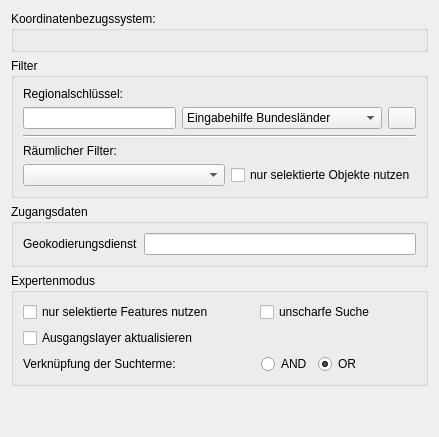
      <widget class="QWidget" name="config_request_output_tab">
       <attribute name="title">
        <string>Anfrage/Ausgabe konfigurieren</string>
       </attribute>
       <layout class="QVBoxLayout" name="verticalLayout_5">
        <item>
         <widget class="QGroupBox" name="groupBox_2">
          <property name="autoFillBackground">
           <bool>false</bool>
          </property>
          <property name="title">
           <string>Koordinatenbezugssystem:</string>
          </property>
          <property name="flat">
           <bool>false</bool>
          </property>
          <property name="checkable">
           <bool>false</bool>
          </property>
          <property name="checked">
           <bool>false</bool>
          </property>
          <layout class="QVBoxLayout" name="verticalLayout_8">
           <item>
            <widget class="QgsProjectionSelectionWidget" name="outputprojection_projectionselectionwidget">
             <property name="sizePolicy">
              <sizepolicy hsizetype="Expanding" vsizetype="Preferred">
               <horstretch>0</horstretch>
               <verstretch>0</verstretch>
              </sizepolicy>
             </property>
             <property name="minimumSize">
              <size>
               <width>0</width>
               <height>0</height>
              </size>
             </property>
             <property name="maximumSize">
              <size>
               <width>16777215</width>
               <height>16777215</height>
              </size>
             </property>
             <property name="toolTip">
              <string>&lt;html&gt;&lt;head/&gt;&lt;body&gt;&lt;p&gt;Hier können Sie das gewünschte Ziel-Koordinatensystem angeben, in welches geokodiert werden soll.&lt;/p&gt;&lt;/body&gt;&lt;/html&gt;</string>
             </property>
            </widget>
           </item>
          </layout>
         </widget>
        </item>
        <item>
         <widget class="QGroupBox" name="groupBox">
          <property name="title">
           <string>Filter</string>
          </property>
          <layout class="QVBoxLayout" name="verticalLayout_4">
           <item>
            <widget class="QLabel" name="label_9">
             <property name="text">
              <string>Regionalschlüssel:</string>
             </property>
            </widget>
           </item>
           <item>
            <layout class="QHBoxLayout" name="horizontalLayout_3">
             <property name="spacing">
              <number>6</number>
             </property>
             <property name="topMargin">
              <number>0</number>
             </property>
             <property name="rightMargin">
              <number>0</number>
             </property>
             <item>
              <widget class="QLineEdit" name="rs_lineedit">
               <property name="sizePolicy">
                <sizepolicy hsizetype="Expanding" vsizetype="Fixed">
                 <horstretch>0</horstretch>
                 <verstretch>0</verstretch>
                </sizepolicy>
               </property>
               <property name="minimumSize">
                <size>
                 <width>150</width>
                 <height>0</height>
                </size>
               </property>
               <property name="toolTip">
                <string>&lt;html&gt;&lt;head/&gt;&lt;body&gt;&lt;p&gt;In diesem Feld kann der Regionalschlüssel* als Filter zur regionalen Eingrenzung des Suchgebietes eingegeben werden.&lt;/p&gt;&lt;p&gt;Dies führt in der Folge dazu, dass nur Treffer innerhalb des gewählten Verwaltungsgebietes (z.B. Bundesland, Kreis, Gemeinde) gefunden werden können.&lt;/p&gt;&lt;/body&gt;&lt;/html&gt;</string>
               </property>
               <property name="clearButtonEnabled">
                <bool>false</bool>
               </property>
              </widget>
             </item>
             <item>
              <widget class="QComboBox" name="rsinputaid_combobox">
               <property name="sizePolicy">
                <sizepolicy hsizetype="Expanding" vsizetype="Fixed">
                 <horstretch>0</horstretch>
                 <verstretch>0</verstretch>
                </sizepolicy>
               </property>
               <property name="minimumSize">
                <size>
                 <width>140</width>
                 <height>0</height>
                </size>
               </property>
               <property name="maximumSize">
                <size>
                 <width>16777215</width>
                 <height>16777215</height>
                </size>
               </property>
               <property name="toolTip">
                <string>&lt;html&gt;&lt;head/&gt;&lt;body&gt;&lt;p&gt;Filtern Sie die Suche nach Bundesländern. &lt;/p&gt;&lt;p&gt;Die Auswahl fügt die Kennzahl des gewählten Bundeslandes in nebenstehendes Textfeld ein.&lt;/p&gt;&lt;/body&gt;&lt;/html&gt;</string>
               </property>
               <property name="editable">
                <bool>false</bool>
               </property>
               <property name="currentIndex">
                <number>0</number>
               </property>
               <property name="maxVisibleItems">
                <number>17</number>
               </property>
               <item>
                <property name="text">
                 <string>Eingabehilfe Bundesländer</string>
                </property>
               </item>
               <item>
                <property name="text">
                 <string comment="01">Schleswig-Holstein</string>
                </property>
               </item>
               <item>
                <property name="text">
                 <string comment="02">Freie und Hansestadt Hamburg</string>
                </property>
               </item>
               <item>
                <property name="text">
                 <string comment="03">Niedersachsen</string>
                </property>
               </item>
               <item>
                <property name="text">
                 <string comment="04">Freie Hansestadt Bremen</string>
                </property>
               </item>
               <item>
                <property name="text">
                 <string>Nordrhein-Westfalen</string>
                </property>
               </item>
               <item>
                <property name="text">
                 <string>Hessen</string>
                </property>
               </item>
               <item>
                <property name="text">
                 <string>Rheinland-Pfalz</string>
                </property>
               </item>
               <item>
                <property name="text">
                 <string>Baden-Württemberg</string>
                </property>
               </item>
               <item>
                <property name="text">
                 <string>Freistaat Bayern</string>
                </property>
               </item>
               <item>
                <property name="text">
                 <string>Saarland</string>
                </property>
               </item>
               <item>
                <property name="text">
                 <string>Berlin</string>
                </property>
               </item>
               <item>
                <property name="text">
                 <string>Brandenburg</string>
                </property>
               </item>
               <item>
                <property name="text">
                 <string>Mecklenburg-Vorpommern</string>
                </property>
               </item>
               <item>
                <property name="text">
                 <string>Freistaat Sachsen</string>
                </property>
               </item>
               <item>
                <property name="text">
                 <string>Sachsen-Anhalt</string>
                </property>
               </item>
               <item>
                <property name="text">
                 <string>Freistaat Thüringen</string>
                </property>
               </item>
              </widget>
             </item>
             <item>
              <widget class="QPushButton" name="rsinfo_button">
               <property name="sizePolicy">
                <sizepolicy hsizetype="Fixed" vsizetype="Fixed">
                 <horstretch>0</horstretch>
                 <verstretch>0</verstretch>
                </sizepolicy>
               </property>
               <property name="maximumSize">
                <size>
                 <width>28</width>
                 <height>24</height>
                </size>
               </property>
               <property name="toolTip">
                <string>&lt;html&gt;&lt;head/&gt;&lt;body&gt;&lt;p&gt;Präzise Informationen zur Suche mit Regionalschlüsseln.&lt;/p&gt;&lt;/body&gt;&lt;/html&gt;</string>
               </property>
               <property name="text">
                <string/>
               </property>
               <property name="icon">
                <iconset>
                 <normaloff>icons/20190619_iconset_mob_wborders_info_2.png</normaloff>icons/20190619_iconset_mob_wborders_info_2.png</iconset>
               </property>
              </widget>
             </item>
            </layout>
           </item>
           <item>
            <widget class="Line" name="line_2">
             <property name="orientation">
              <enum>Qt::Horizontal</enum>
             </property>
            </widget>
           </item>
           <item>
            <widget class="QLabel" name="label_7">
             <property name="text">
              <string>Räumlicher Filter:</string>
             </property>
            </widget>
           </item>
           <item>
            <layout class="QHBoxLayout" name="horizontalLayout_4">
             <property name="topMargin">
              <number>0</number>
             </property>
             <item>
              <widget class="QgsMapLayerComboBox" name="restrictgeom_maplayercombobox">
               <property name="sizePolicy">
                <sizepolicy hsizetype="Expanding" vsizetype="Fixed">
                 <horstretch>0</horstretch>
                 <verstretch>0</verstretch>
                </sizepolicy>
               </property>
               <property name="minimumSize">
                <size>
                 <width>0</width>
                 <height>0</height>
                </size>
               </property>
               <property name="maximumSize">
                <size>
                 <width>16777215</width>
                 <height>16777215</height>
                </size>
               </property>
               <property name="toolTip">
                <string>&lt;html&gt;&lt;head/&gt;&lt;body&gt;&lt;p&gt;Wählen Sie einen Polygonlayer, auf dessen Grenzen die Suche beschränkt werden soll.&lt;/p&gt;&lt;/body&gt;&lt;/html&gt;</string>
               </property>
               <property name="frame">
                <bool>true</bool>
               </property>
               <property name="showCrs">
                <bool>true</bool>
               </property>
              </widget>
             </item>
             <item>
              <widget class="QCheckBox" name="onlyselectedpolygons_checkbox">
               <property name="toolTip">
                <string>&lt;html&gt;&lt;head/&gt;&lt;body&gt;&lt;p&gt;Beschränken Sie die Suche weiter auf lediglich die selektierten Objekte des gewählten Layers.&lt;/p&gt;&lt;/body&gt;&lt;/html&gt;</string>
               </property>
               <property name="text">
                <string>nur selektierte Objekte nutzen</string>
               </property>
              </widget>
             </item>
            </layout>
           </item>
          </layout>
         </widget>
        </item>
        <item>
         <widget class="QgsCollapsibleGroupBox" name="mGroupBox">
          <property name="toolTip">
           <string>&lt;html&gt;&lt;head/&gt;&lt;body&gt;&lt;p&gt;Zur Geokodierung mit dem Plugin BKGGeocoder benötigen sie einen gültigen Nutzer/-innen Identifikator (UUID).&lt;/p&gt;&lt;p&gt;Geben Sie hier die Dienst-URL inclusive der UUID an.&lt;/p&gt;&lt;/body&gt;&lt;/html&gt;</string>
          </property>
          <property name="title">
           <string>Zugangsdaten</string>
          </property>
          <property name="collapsed">
           <bool>true</bool>
          </property>
          <property name="saveCollapsedState">
           <bool>false</bool>
          </property>
          <layout class="QHBoxLayout" name="horizontalLayout_2">
           <item>
            <widget class="QLabel" name="label_2">
             <property name="text">
              <string>Geokodierungsdienst</string>
             </property>
            </widget>
           </item>
           <item>
            <widget class="QLineEdit" name="lineEdit">
             <property name="toolTip">
              <string>&lt;html&gt;&lt;head/&gt;&lt;body&gt;&lt;p&gt;Zur Geokodierung mit dem Plugin BKGGeocoder benötigen sie einen gültigen Nutzer/-innen Identifikator (UUID).&lt;/p&gt;&lt;p&gt;Geben Sie hier die Dienst-URL inclusive der UUID an.&lt;/p&gt;&lt;/body&gt;&lt;/html&gt;</string>
             </property>
            </widget>
           </item>
          </layout>
         </widget>
        </item>
        <item>
         <widget class="QgsCollapsibleGroupBox" name="mGroupBox_2">
          <property name="toolTip">
           <string>&lt;html&gt;&lt;head/&gt;&lt;body&gt;&lt;p&gt;Nehmen Sie hier erweiterte Einstellungen vor.&lt;/p&gt;&lt;/body&gt;&lt;/html&gt;</string>
          </property>
          <property name="autoFillBackground">
           <bool>false</bool>
          </property>
          <property name="title">
           <string>Expertenmodus</string>
          </property>
          <property name="collapsed">
           <bool>true</bool>
          </property>
          <layout class="QVBoxLayout" name="verticalLayout_9">
           <item>
            <layout class="QHBoxLayout" name="horizontalLayout_5">
             <property name="topMargin">
              <number>0</number>
             </property>
             <item>
              <widget class="QCheckBox" name="onlyselected_checkbox">
               <property name="sizePolicy">
                <sizepolicy hsizetype="Minimum" vsizetype="Fixed">
                 <horstretch>0</horstretch>
                 <verstretch>0</verstretch>
                </sizepolicy>
               </property>
               <property name="minimumSize">
                <size>
                 <width>180</width>
                 <height>0</height>
                </size>
               </property>
               <property name="toolTip">
                <string>&lt;html&gt;&lt;head/&gt;&lt;body&gt;&lt;p&gt;Geokodieren Sie lediglich die ausgewählten Objekte des Quelllayers&lt;/p&gt;&lt;/body&gt;&lt;/html&gt;</string>
               </property>
               <property name="layoutDirection">
                <enum>Qt::LeftToRight</enum>
               </property>
               <property name="text">
                <string>nur selektierte Features nutzen</string>
               </property>
              </widget>
             </item>
             <item>
              <spacer name="horizontalSpacer_3">
               <property name="orientation">
                <enum>Qt::Horizontal</enum>
               </property>
               <property name="sizeHint" stdset="0">
                <size>
                 <width>40</width>
                 <height>20</height>
                </size>
               </property>
              </spacer>
             </item>
             <item>
              <widget class="QCheckBox" name="fuzzysearch_checkbox">
               <property name="sizePolicy">
                <sizepolicy hsizetype="Minimum" vsizetype="Fixed">
                 <horstretch>0</horstretch>
                 <verstretch>0</verstretch>
                </sizepolicy>
               </property>
               <property name="toolTip">
                <string>&lt;html&gt;&lt;head/&gt;&lt;body&gt;&lt;p&gt;Eine unscharfe Suche erlaubt eine tolerante Suche basierend auf dem Levenshtein (Edit) Distanz Algorithmus.&lt;/p&gt;&lt;/body&gt;&lt;/html&gt;</string>
               </property>
               <property name="text">
                <string>unscharfe Suche</string>
               </property>
              </widget>
             </item>
             <item>
              <spacer name="horizontalSpacer_8">
               <property name="orientation">
                <enum>Qt::Horizontal</enum>
               </property>
               <property name="sizeHint" stdset="0">
                <size>
                 <width>40</width>
                 <height>20</height>
                </size>
               </property>
              </spacer>
             </item>
            </layout>
           </item>
           <item>
            <layout class="QHBoxLayout" name="horizontalLayout_13">
             <property name="topMargin">
              <number>0</number>
             </property>
             <item>
              <widget class="QCheckBox" name="updateinputlayer_checkbox">
               <property name="minimumSize">
                <size>
                 <width>180</width>
                 <height>0</height>
                </size>
               </property>
               <property name="toolTip">
                <string>&lt;html&gt;&lt;head/&gt;&lt;body&gt;&lt;p&gt;Dies bietet Ihnen die Möglichkeit, die Ergebnisse direkt in den Ausgangslayer zu schreiben. &lt;/p&gt;&lt;p&gt;Bei Treffern werden hierbei die Quellfeatures überschrieben.&lt;/p&gt;&lt;/body&gt;&lt;/html&gt;</string>
               </property>
               <property name="layoutDirection">
                <enum>Qt::LeftToRight</enum>
               </property>
               <property name="text">
                <string>Ausgangslayer aktualisieren</string>
               </property>
              </widget>
             </item>
            </layout>
           </item>
           <item>
            <layout class="QHBoxLayout" name="horizontalLayout_14">
             <property name="topMargin">
              <number>0</number>
             </property>
             <item>
              <widget class="QLabel" name="label_8">
               <property name="minimumSize">
                <size>
                 <width>180</width>
                 <height>0</height>
                </size>
               </property>
               <property name="toolTip">
                <string>&lt;html&gt;&lt;head/&gt;&lt;body&gt;&lt;p&gt;Verknüpfung der Suchterme mittels der logischen Operatoren AND oder OR. &lt;/p&gt;&lt;p&gt;Bei AND müssen alle Suchbegriffe gefunden werden&lt;span style=&quot; font-family:'Calibri,sans-serif'; font-size:11pt; font-style:italic;&quot;&gt;, bei OR mindestens einer der Suchbegriffe&lt;/span&gt;. &lt;/p&gt;&lt;p&gt;Der Standard ist OR.&lt;/p&gt;&lt;/body&gt;&lt;/html&gt;</string>
               </property>
               <property name="text">
                <string>Verknüpfung der Suchterme:</string>
               </property>
              </widget>
             </item>
             <item>
              <spacer name="horizontalSpacer_4">
               <property name="orientation">
                <enum>Qt::Horizontal</enum>
               </property>
               <property name="sizeHint" stdset="0">
                <size>
                 <width>40</width>
                 <height>20</height>
                </size>
               </property>
              </spacer>
             </item>
             <item>
              <widget class="QRadioButton" name="radioButton">
               <property name="minimumSize">
                <size>
                 <width>50</width>
                 <height>0</height>
                </size>
               </property>
               <property name="toolTip">
                <string>&lt;html&gt;&lt;head/&gt;&lt;body&gt;&lt;p&gt;Verknüpfung der Suchterme mittels der logischen Operatoren AND oder OR. &lt;/p&gt;&lt;p&gt;Bei AND müssen alle Suchbegriffe gefunden werden&lt;span style=&quot; font-family:'Calibri,sans-serif'; font-size:11pt; font-style:italic;&quot;&gt;, bei OR mindestens einer der Suchbegriffe&lt;/span&gt;. &lt;/p&gt;&lt;p&gt;Der Standard ist OR.&lt;/p&gt;&lt;/body&gt;&lt;/html&gt;</string>
               </property>
               <property name="text">
                <string>AND</string>
               </property>
              </widget>
             </item>
             <item>
              <widget class="QRadioButton" name="radioButton_2">
               <property name="minimumSize">
                <size>
                 <width>47</width>
                 <height>0</height>
                </size>
               </property>
               <property name="toolTip">
                <string>&lt;html&gt;&lt;head/&gt;&lt;body&gt;&lt;p&gt;Verknüpfung der Suchterme mittels der logischen Operatoren AND oder OR. &lt;/p&gt;&lt;p&gt;Bei AND müssen alle Suchbegriffe gefunden werden&lt;span style=&quot; font-family:'Calibri,sans-serif'; font-size:11pt; font-style:italic;&quot;&gt;, bei OR mindestens einer der Suchbegriffe&lt;/span&gt;. &lt;/p&gt;&lt;p&gt;Der Standard ist OR.&lt;/p&gt;&lt;/body&gt;&lt;/html&gt;</string>
               </property>
               <property name="text">
                <string>OR</string>
               </property>
               <property name="checked">
                <bool>true</bool>
               </property>
              </widget>
             </item>
             <item>
              <spacer name="horizontalSpacer_6">
               <property name="orientation">
                <enum>Qt::Horizontal</enum>
               </property>
               <property name="sizeHint" stdset="0">
                <size>
                 <width>40</width>
                 <height>20</height>
                </size>
               </property>
              </spacer>
             </item>
            </layout>
           </item>
          </layout>
         </widget>
        </item>
        <item>
         <spacer name="verticalSpacer">
          <property name="orientation">
           <enum>Qt::Vertical</enum>
          </property>
          <property name="sizeHint" stdset="0">
           <size>
            <width>20</width>
            <height>40</height>
           </size>
          </property>
         </spacer>
        </item>
       </layout>
      </widget>
